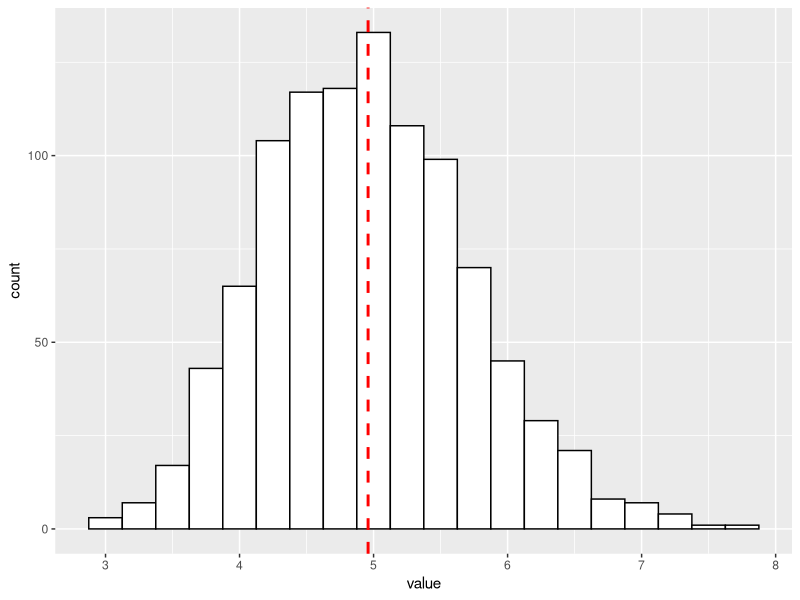
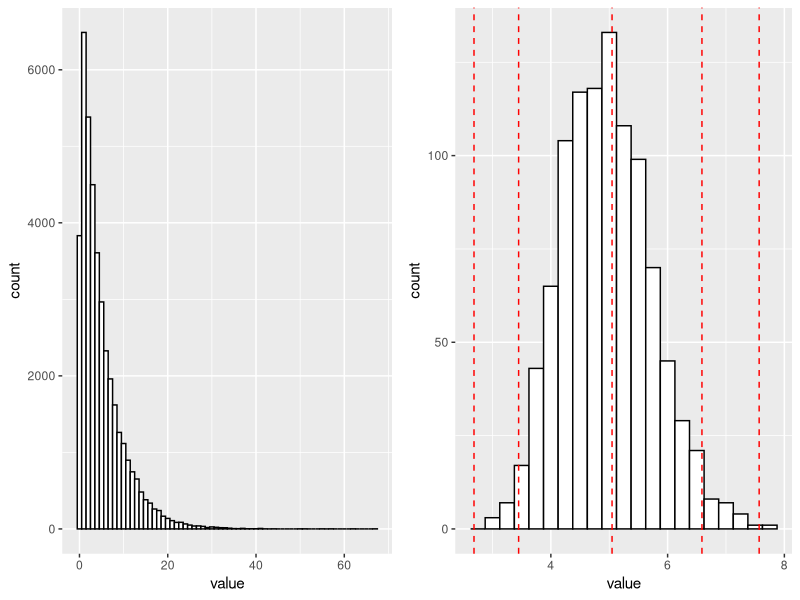

Here is the R script that generated these plots, in order:
## ---- chunk 1
library(ggplot2)
library(gridExtra)

# Number of observations.
observations <- 40
# Rate (lambda)
lambda <- 0.2

# Simulate 1000 runs of 40 random exponential distributions and store them in a data frame.
expData = NULL
for (i in 1 : 1000) expData = c(expData, rexp(observations, lambda))
expDat <- data.frame( value = expData)

# Simulate 1000 averages of 40 random exponential distributions and store them in a data frame.
meanExpData = NULL
for (i in 1 : 1000) meanExpData = c(meanExpData, mean(rexp(observations, lambda)))
meanDat <- data.frame(value = meanExpData)
## ---- chunk 2
ggplot(meanDat, aes(x=value)) + 
    geom_histogram(binwidth=.25, colour="black", fill="white") + 
    geom_vline(aes(xintercept=mean(value)),
               color="red", linetype="dashed", size=1)
## ---- chunk 3
# Theoretical sample mean.
1/lambda
# Simulation sample mean.
round(mean(meanDat$value), 2)
## ---- chunk 4
# Theoretical sampling variance.
1/(observations * lambda^2)
# Simulation sampling variance.
round(var(meanDat$value), 3)
## ---- chunk 5

plot1 <- ggplot(expDat, aes(x=value)) + 
    geom_histogram(binwidth=1, colour="black", fill="white")
plot2 <- ggplot(meanDat, aes(x=value)) + 
    geom_histogram(binwidth=.25, colour="black", fill="white") +
    geom_vline(xintercept=quantile(rnorm(1000, mean=5), 
                                   probs = c(0.01, 0.05, .5, .95, .99), 
                                   names = FALSE),
               color="red", linetype="dashed", csize=1)
grid.arrange(plot1, plot2, ncol=2) 
